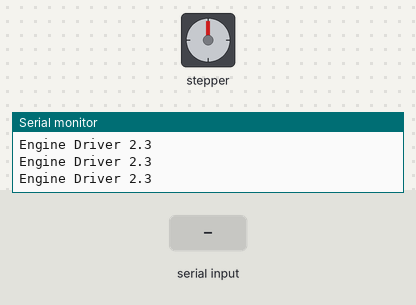
Bench run of a sketch on a simulated Arduino Uno, built with avr-gcc and run on an emulated ATmega328P. On the bench: stepper motor, the last lines printed to the serial monitor. Wiring (inferred from the names in the program): stepper motor driver (200 steps per turn assumed): step pin 3; direction pin 2; enable pin 4. Inputs (shaded band) come from the test bench.

Above: at 1.2 s.
1.3 s: "90,45\n" received over Serial
At 2.51 s:
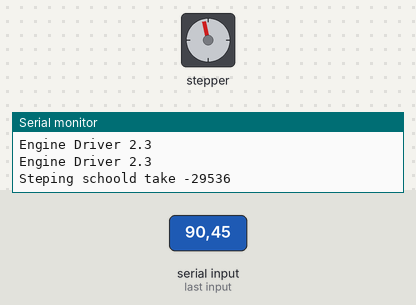
At 3.77 s:
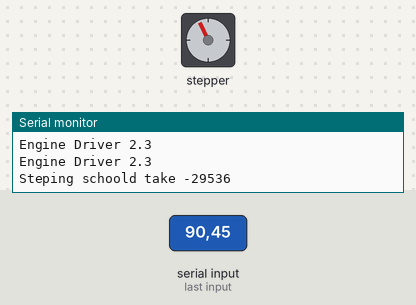
Timing chart, 0 to 21.0 s (numbered marks = the images above; inputs shaded):
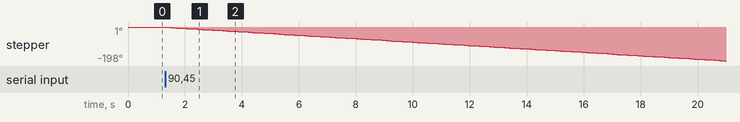

The sketch:

EngineDriver.ino
```cpp
#define X_EN_PIN  4//29//3
#define X_STEP_PIN 3//6//4  //B6 or A1
#define X_DIR_PIN 2//7//5   //B5 or A2

void setup() {
Serial.begin(9600);

pinMode(X_DIR_PIN, OUTPUT);
pinMode(X_STEP_PIN, OUTPUT);
pinMode(X_EN_PIN, OUTPUT);

digitalWrite(X_EN_PIN, HIGH);


}

String ver = "2.3";

void loop() {

  Serial.println("Engine Driver "+ver);

  String readString = "";

  while (Serial.available()) {
    delay(3);  //delay to allow buffer to fill
    if (Serial.available() > 0) {
      char c = Serial.read();  //gets one byte from serial buffer
      readString += c; //makes the string readString
    }
  }

  int direction = readString.toInt();
  if (direction != 0){
  Serial.print("Steping schoold take ");
  Serial.println(direction*400);

  digitalWrite(X_EN_PIN, LOW);

  int x = millis();

  for (int i=0;i<200;i++){
    digitalWrite(X_STEP_PIN, HIGH);
    delay(direction);
    digitalWrite(X_STEP_PIN, LOW);
    delay(direction);
  }

  digitalWrite(X_EN_PIN, HIGH);

  int y = millis();


  Serial.print("Steping took ");
  Serial.println(y-x);


  }


}
```

Measured:
- after the input at 1.3 s, stepper: keeps turning counter-clockwise at about 10°/s, starting after 0.05 s
